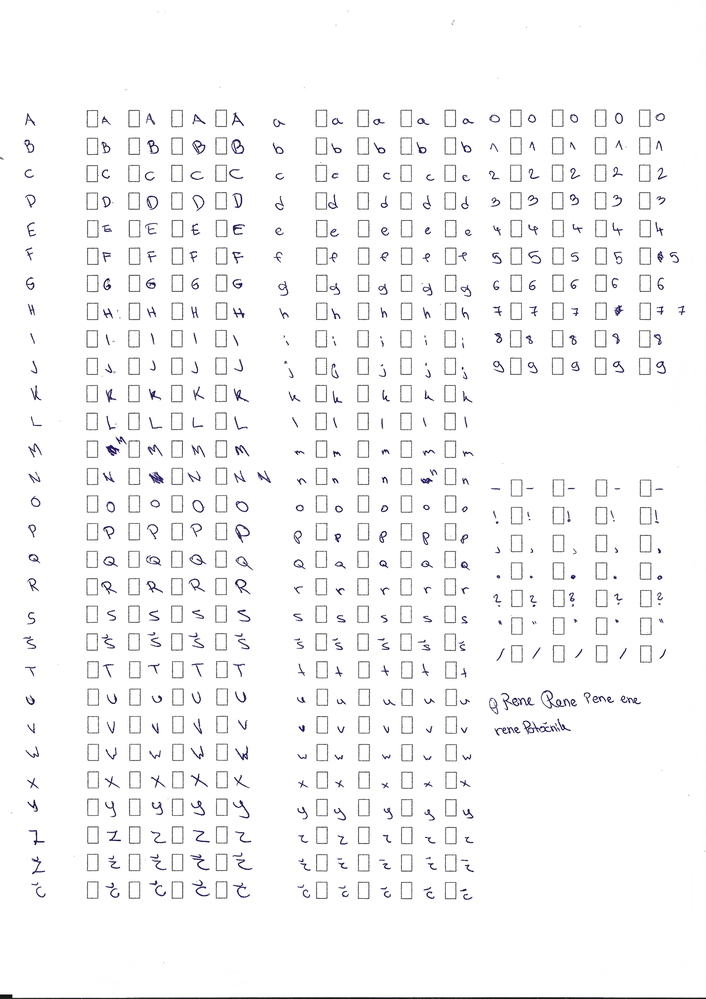
#> input picture Character_Grid.png, 706 x 999 px, shrunk from 2480 x 3508 before the run, found by its file name
$ python create_font.py
#> lines starting #> are read from the running program, lines starting #| are printed output that depends on the picture; after the words box and inside, x2 and y2 are one past the last pixel; in counts of white or black regions, pixels touching at a corner belong together
import os
from pathlib import Path

import cv2
import numpy as np
from matplotlib import pyplot as plt

SUPPORTED_CHARS: str = (
    "abcčdefghijklmnopqrsštuvwxyzž"
    "ABCČDEFGHIJKLMNOPQRSŠTUVWXYZŽ"
    "0123456789"
    r"""!"#$%&'()*+,-./:;<=>?@[\]^_`{|}~"""  # Raw string (r) + """literal string"""
)


def create_directories(main_folder: str = "Characters_Test"):
    main_dir = Path(__file__).parent.joinpath(main_folder)
    print(f"Building character database in '{main_dir}' ... ", end="")
    for c in SUPPORTED_CHARS:
        dir_name = str(ord(c))
        # print(f"Creating directory '{dir_name}' for '{c}' ... ")
        os.makedirs(main_dir.joinpath(dir_name), exist_ok=True)
    print("✓")


def sharpen_image(image):
    kernel_sharpening = np.array([[-1, -1, -1],
                                  [-1, 9, -1],
                                  [-1, -1, -1]])
    return cv2.filter2D(image, -1, kernel_sharpening)


def make_transparent(image, threshold: int = 100):
    image[np.where(np.all(image[..., :3] > threshold, -1))] = 0


def show_image(name, current_image, wait: bool = False):
    cv2.imshow(name, current_image)
    if not wait:
        cv2.waitKey(0)


def main():
    og_image = cv2.imread(r"G:\My Drive\Programs\text-to-handwriting\Character_Grid.png")
#> og_image is the input picture: shape (999, 706, 3); mean B, G, R 248.1, 247.3, 247.4
    show_image("Original image", og_image, wait=True)

    # Make grayscale
    image = cv2.cvtColor(og_image, cv2.COLOR_BGR2GRAY)

    # Slightly blur the image
    image = cv2.medianBlur(image, 3)
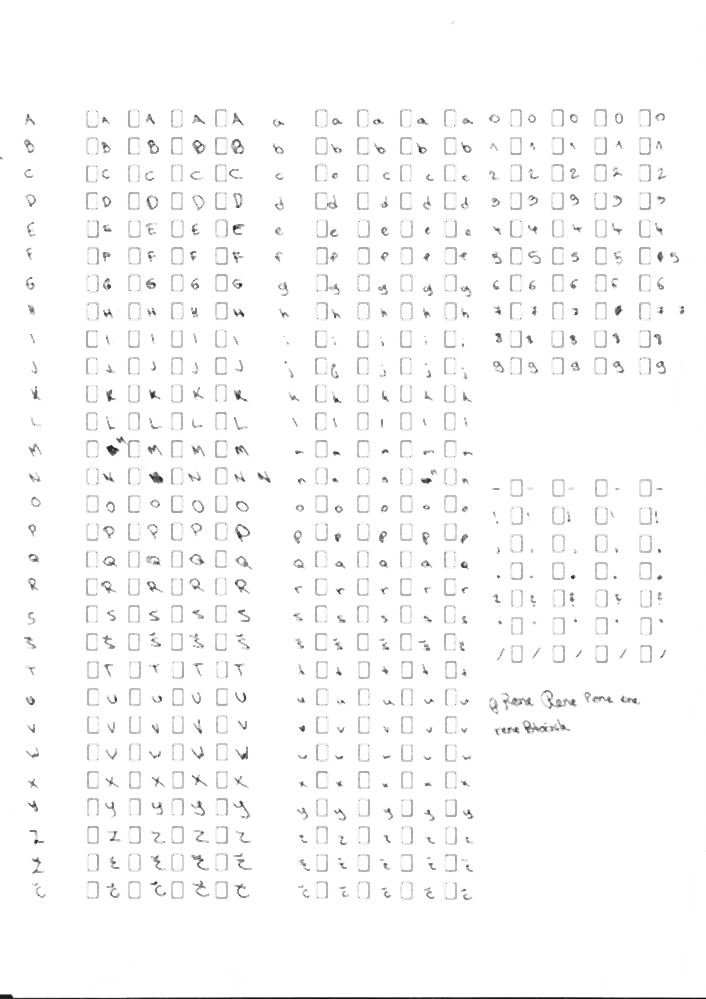
#> image: shape (999, 706); min 13, max 255, mean 250

    # Canny
    region_of_interest = cv2.bitwise_not(image)
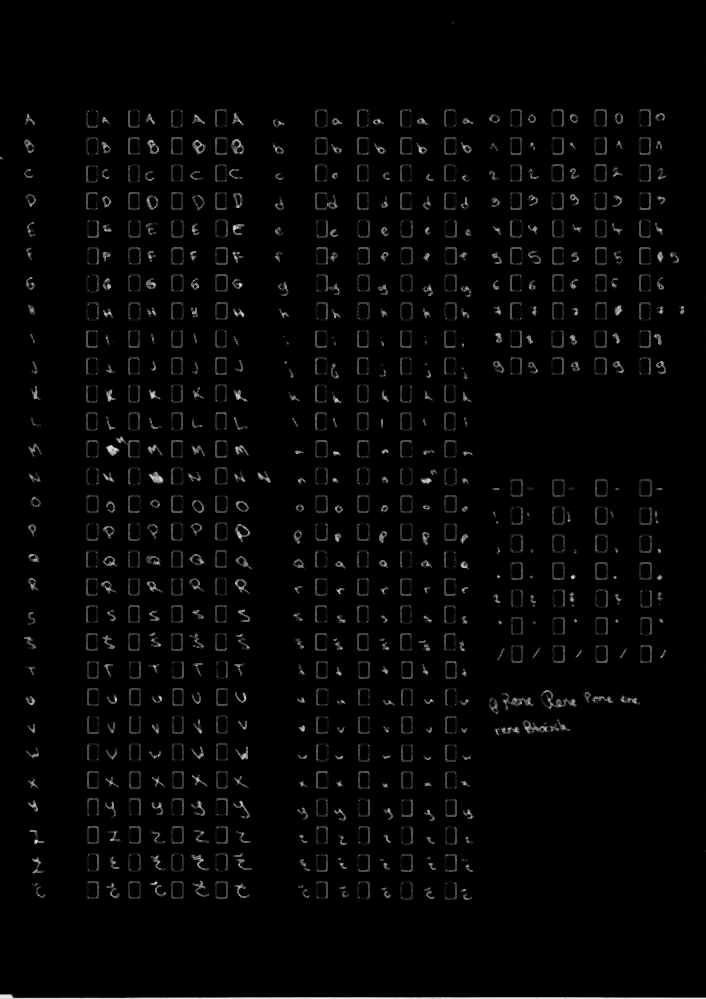
#> region_of_interest: shape (999, 706); min 0, max 242, mean 5
    outlined_image = cv2.Canny(region_of_interest, 100, 200)
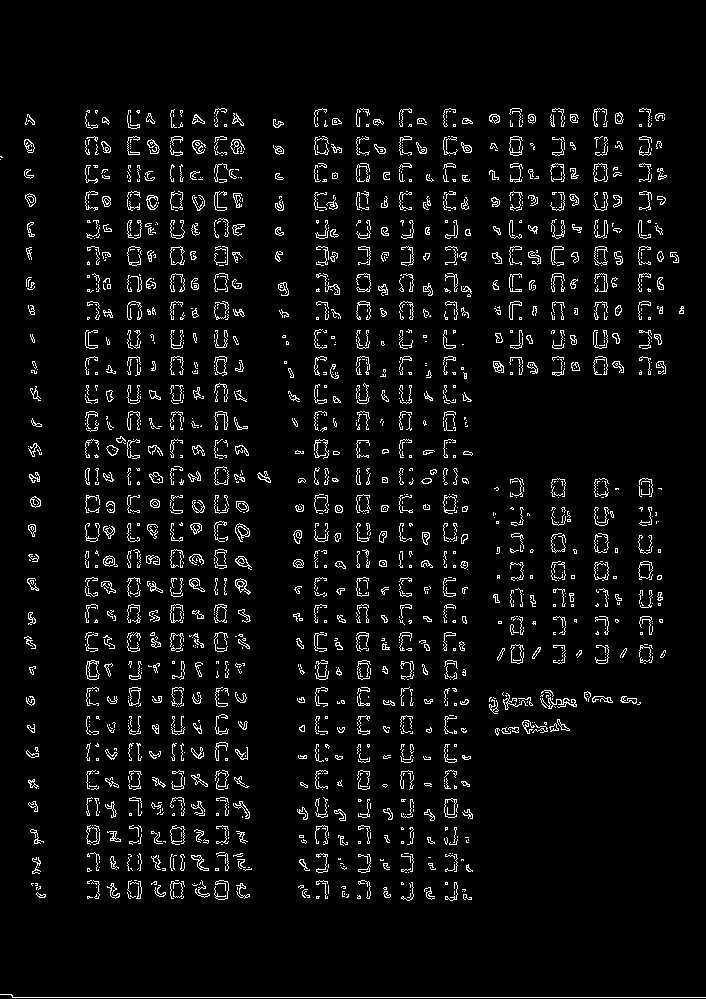
#> outlined_image: shape (999, 706); 4.9% white in thin lines or dots, all inside (x1, y1, x2, y2) = (0, 108, 706, 998)

    # make_transparent(image)
    thresh = cv2.adaptiveThreshold(src=image, maxValue=255, adaptiveMethod=cv2.ADAPTIVE_THRESH_GAUSSIAN_C,
                                   thresholdType=cv2.THRESH_BINARY, blockSize=61, C=20)
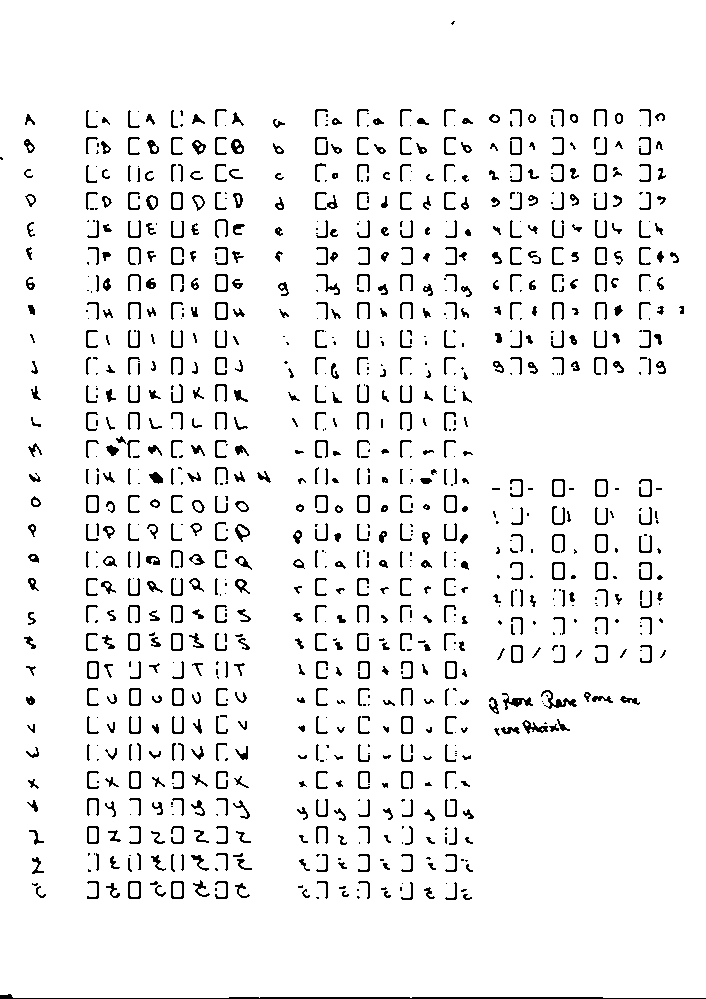
#> thresh: shape (999, 706); 94.1% white; black in thin lines or dots

    image = cv2.adaptiveThreshold(image, 255, cv2.ADAPTIVE_THRESH_GAUSSIAN_C, cv2.THRESH_BINARY, 11, 2)
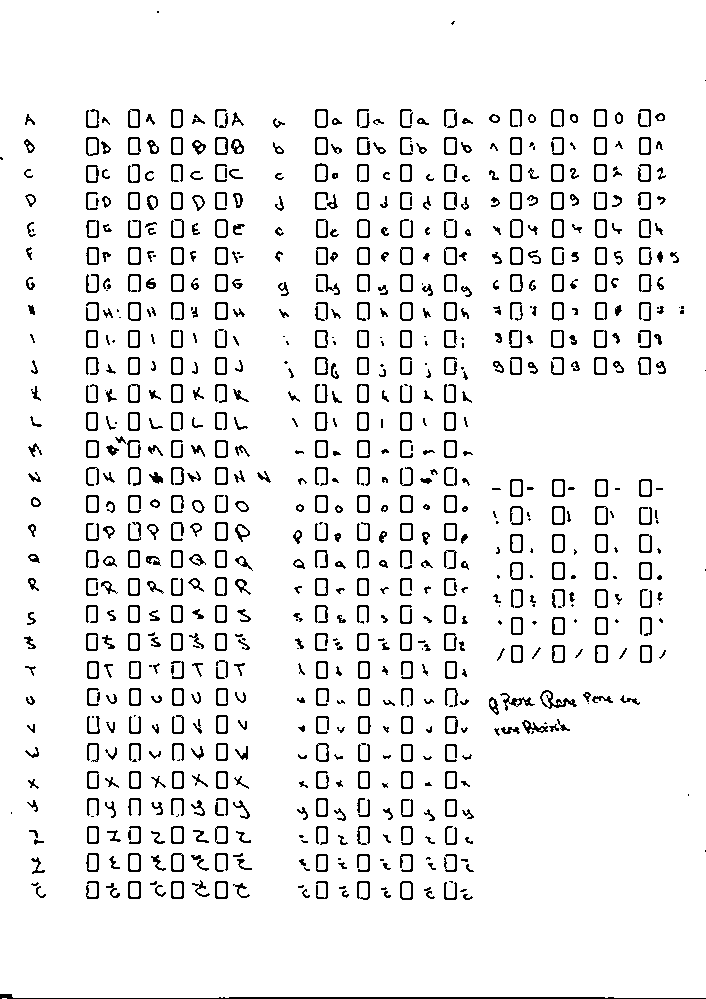
#> image: shape (999, 706); 93.1% white; black in thin lines or dots

    show_image("New Image", image)

    # cv2.destroyAllWindows()


main()

$ run again, with letter_grid_1.png copied over Character_Grid.png
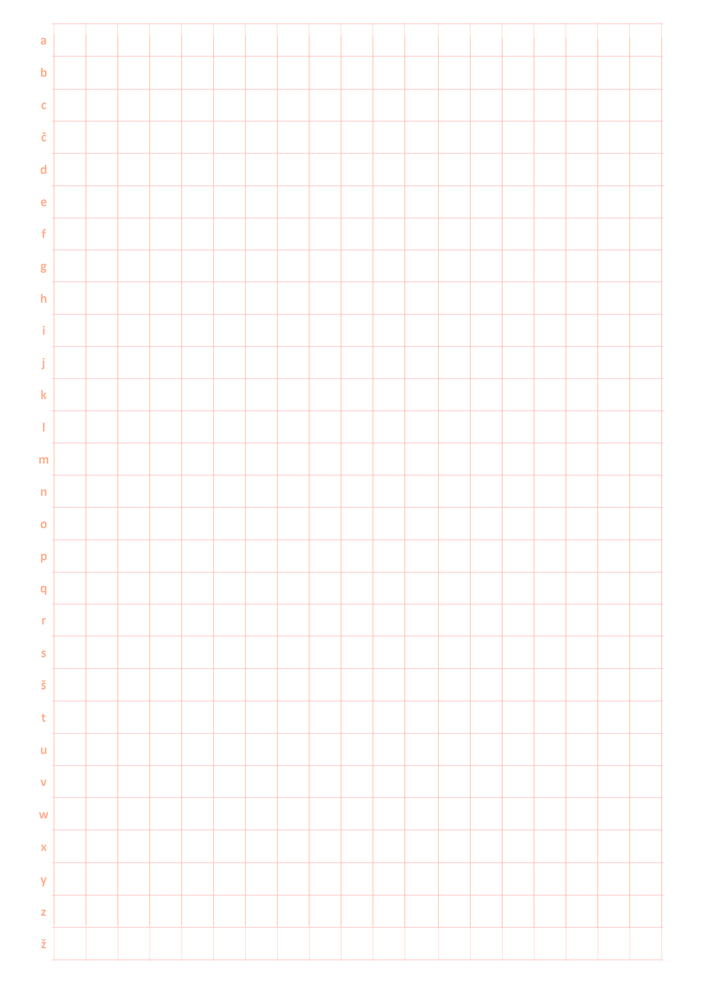
#> input picture letter_grid_1.png, 706 x 999 px, shrunk from 2480 x 3508 before the run, found by its file name
#> in main, og_image is the input picture: shape (999, 706, 3); mean B, G, R 251.8, 252.4, 255
#> in main, `outlined_image = cv2.Canny(region_of_interest, 100, 200)`:
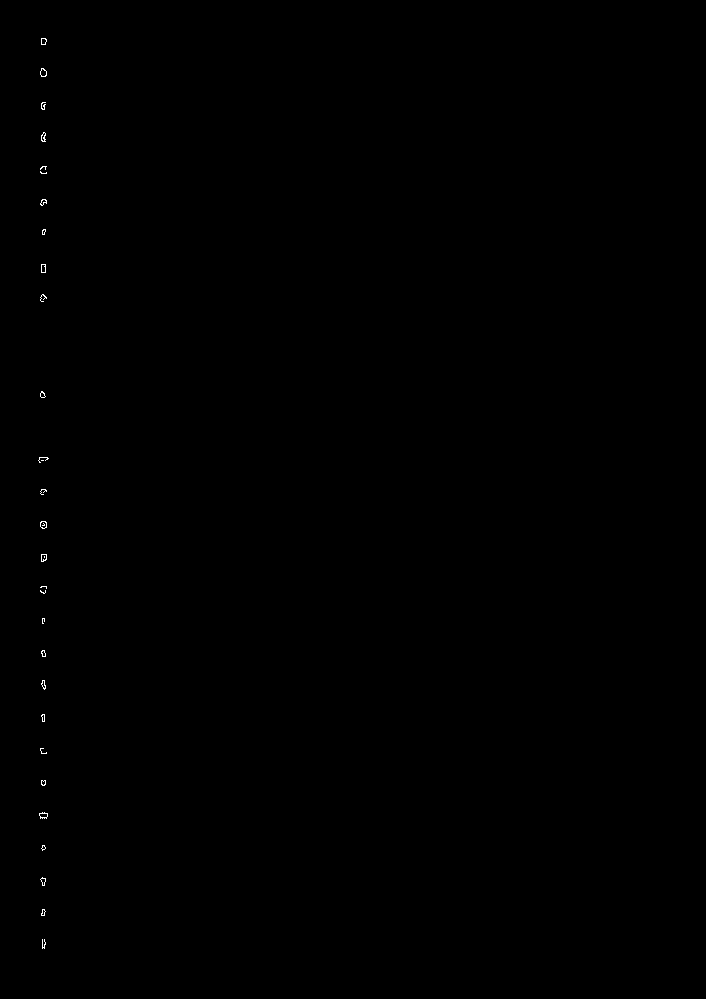
#> outlined_image: shape (999, 706); 0.08% white in thin lines or dots, all inside (x1, y1, x2, y2) = (38, 38, 49, 949)
#> thresh: shape (999, 706); 99.5% white; black in thin lines or dots, all inside (x1, y1, x2, y2) = (39, 38, 662, 948)
#> in main, `image = cv2.adaptiveThreshold(image, 255, cv2.ADAPTIVE_THRESH_GAUSSIAN..`:
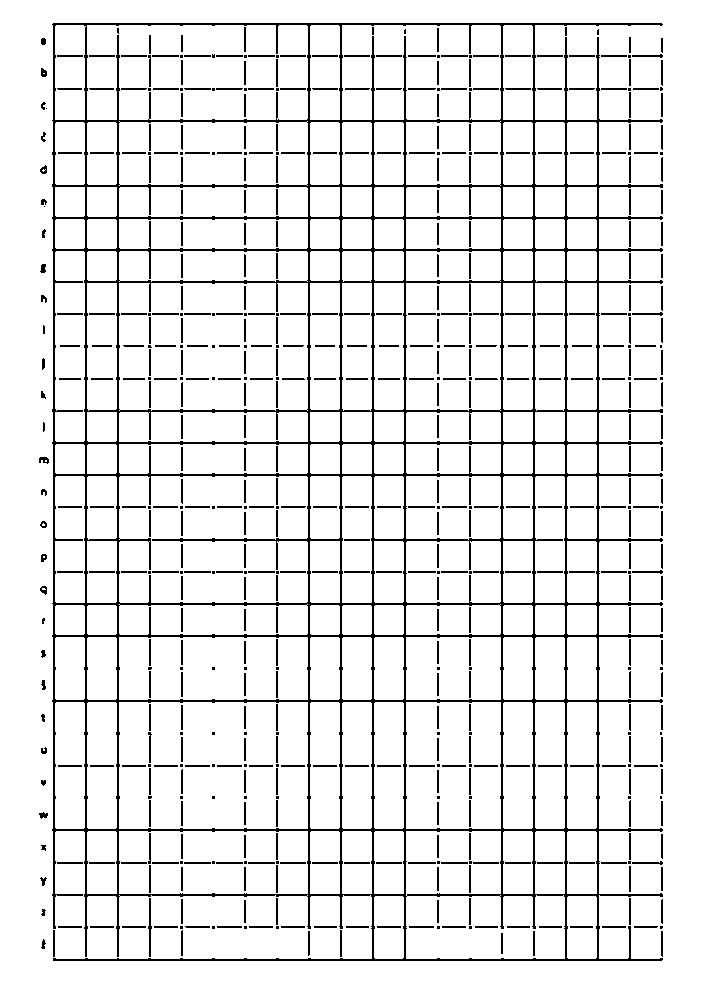
#> image: shape (999, 706); 90.8% white; black in thin lines or dots, all inside (x1, y1, x2, y2) = (39, 23, 663, 961)
